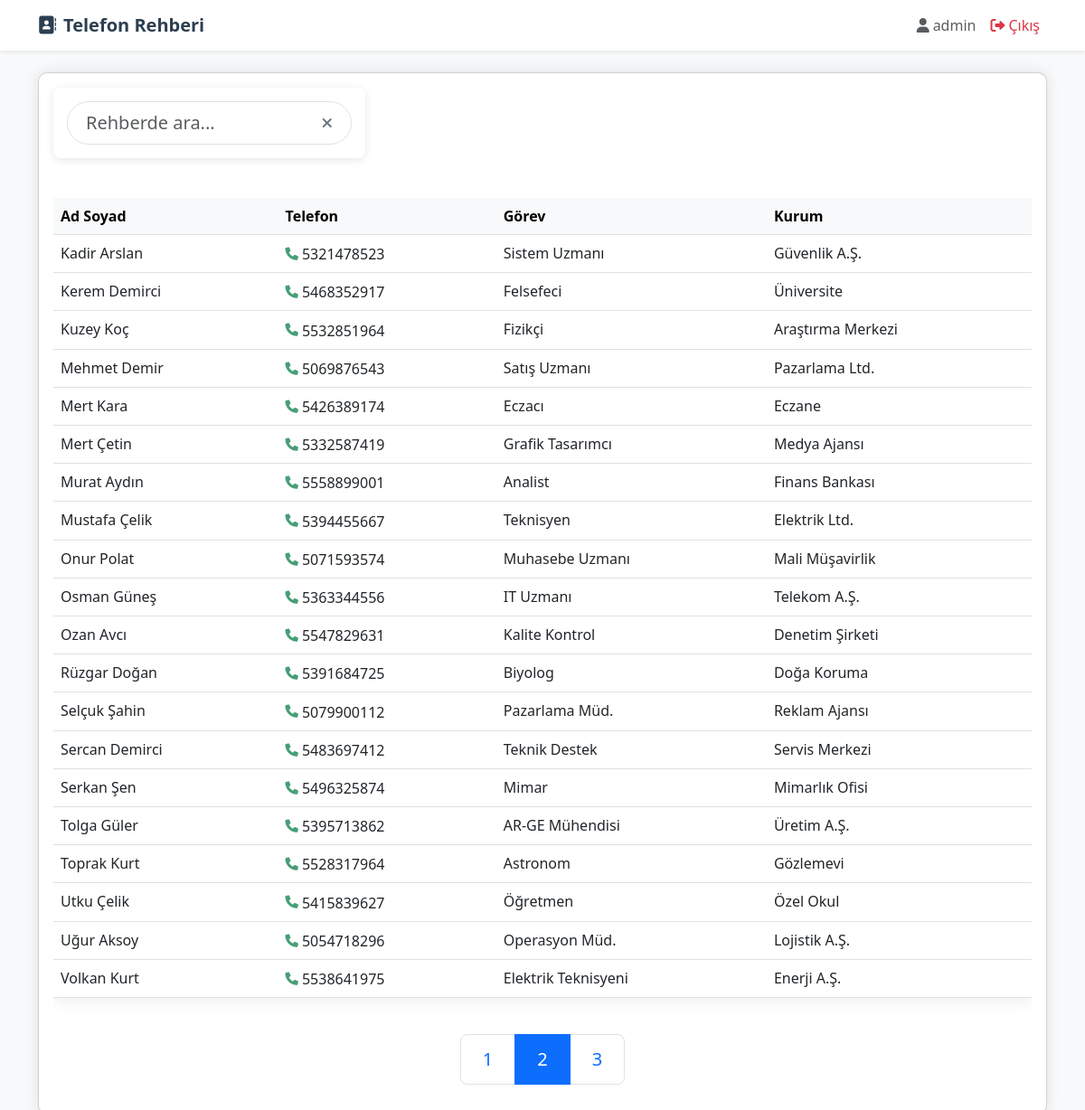
/contacts?tab=2 (signed in), run on the app's committed database.
### app.py (models this page shows, shortened)
class User(UserMixin, db.Model):
    id = db.Column(db.Integer, primary_key=True)
    username = db.Column(db.String(80), unique=True, nullable=False)
    password_hash = db.Column(db.String(120), nullable=False)
    role = db.Column(db.String(20), nullable=False)

class Contact(db.Model):
    id = db.Column(db.Integer, primary_key=True)
    ad_soyad = db.Column(db.String(100), nullable=False)
    telefon = db.Column(db.String(10), nullable=False)
    gorev = db.Column(db.String(100))
    kurum = db.Column(db.String(100))
    created_at = db.Column(db.DateTime, default=datetime.utcnow)

### app.py (the view)
@app.route('/contacts')
@login_required
def contacts():
    total_contacts = Contact.query.count()
    num_tabs = (total_contacts + 19) // 20  # Round up division
    current_tab = request.args.get('tab', 1, type=int)
    current_tab = max(1, min(current_tab, num_tabs)) if num_tabs > 0 else 1
    offset = (current_tab - 1) * 20
    contacts = Contact.query.order_by(Contact.ad_soyad).offset(offset).limit(20).all()
    return render_template('contacts.html',
                         contacts=contacts,
                         current_tab=current_tab,
                         num_tabs=num_tabs)

### app.py (called while the page is built)
@login_manager.user_loader
def load_user(user_id):
    return User.query.get(int(user_id))

### templates/contacts.html (shortened to what this page needs)
{% extends "base.html" %}
{% block content %}
<div class="row mb-4">
    <div class="col-md-12">
        <div class="card">
            <div class="card-body">
                <div class="row mb-4">
                    <div class="col-md-4">
                        <div class="search-form">
                            <div class="input-group">
                                <input type="text" id="searchInput" class="form-control form-control-lg shadow-none"
                                       placeholder="Rehberde ara..." style="border-radius: 25px; padding-left: 20px;">
                                <button id="clearSearch" class="btn btn-link text-secondary" style="position: absolute; right: 10px; top: 50%; transform: translateY(-50%); z-index: 4; border: none;">
                                    <i class="fas fa-times"></i>
                                </button>
                            </div>
                        </div>
                    </div>
                    <div class="col-md-8 text-end">
                    </div>
                </div>
                <form id="deleteForm" action="{{ url_for('delete_selected') }}" method="POST">
                    <div class="table-responsive">
                        <table class="table table-hover">
                            <thead class="table-light">
                                <tr>
                                    <th>Ad Soyad</th>
                                    <th>Telefon</th>
                                    <th>Görev</th>
                                    <th>Kurum</th>
                                </tr>
                            </thead>
                            <tbody>
                                {% for contact in contacts %}
                                <tr>
                                    <td>{{ contact.ad_soyad }}</td>
                                    <td>
                                        <a href="tel:+90{{ contact.telefon }}" class="text-decoration-none phone-link">
                                            <i class="fas fa-phone me-1 text-success"></i>{{ contact.telefon }}
                                        </a>
                                    </td>
                                    <td>{{ contact.gorev }}</td>
                                    <td>{{ contact.kurum }}</td>
                                </tr>
                                {% endfor %}
                            </tbody>
                        </table>
                    </div>
                </form>
                {% if num_tabs > 1 %}
                <div class="mt-4 d-flex justify-content-center">
                    <nav>
                        <ul class="pagination pagination-lg">
                            {% for tab in range(1, num_tabs + 1) %}
                            <li class="page-item {% if tab == current_tab %}active{% endif %}">
                                <a class="page-link" href="{{ url_for('contacts', tab=tab) }}">{{ tab }}</a>
                            </li>
                            {% endfor %}
                        </ul>
                    </nav>
                </div>
                {% endif %}
            </div>
        </div>
    </div>
</div>
{% endblock %}

### templates/base.html (shortened to what this page needs)
<!DOCTYPE html>
<html lang="tr">
<head>
    <link href="https://cdn.jsdelivr.net/npm/bootstrap@5.3.0/dist/css/bootstrap.min.css" rel="stylesheet">
    <link href="https://cdnjs.cloudflare.com/ajax/libs/font-awesome/6.0.0/css/all.min.css" rel="stylesheet">
</head>
<body class="bg-light">
    <nav class="navbar navbar-expand-lg navbar-light bg-white shadow-sm">
        <div class="container">
            <a class="navbar-brand" href="{{ url_for('contacts') }}">
                <i class="fas fa-address-book me-2"></i>Telefon Rehberi
            </a>
            {% if current_user.is_authenticated %}
            <div class="navbar-nav ms-auto">
                <span class="nav-item nav-link text-muted">
                    <i class="fas fa-user me-1"></i>{{ current_user.username }}
                </span>
                <a class="nav-item nav-link text-danger" href="{{ url_for('logout') }}">
                    <i class="fas fa-sign-out-alt me-1"></i>Çıkış
                </a>
            </div>
            {% endif %}
        </div>
    </nav>
    <div class="container mt-4">
        {% block content %}{% endblock %}
    </div>
</body>
</html>

### templates/base.html (style rules this page uses)
.navbar-brand { font-weight: bold; color: #2c3e50 !important; }
.table { box-shadow: 0 0 20px rgba(0,0,0,0.1); }
.card { box-shadow: 0 0 15px rgba(0,0,0,0.1); border-radius: 10px; }
.search-form { background: #fff; padding: 15px; border-radius: 8px; box-shadow: 0 2px 10px rgba(0,0,0,0.1); margin-bottom: 20px; }
.search-form .input-group { position: relative; }
.phone-link { color: inherit; transition: all 0.3s ease; display: inline-flex; align-items: center; }
.phone-link i { font-size: 0.9em; opacity: 0.8; }

### data on the page
User: username "admin"
Contact: ad_soyad "Kadir Arslan", telefon "5321478523", gorev "Sistem Uzmanı", kurum "Güvenlik A.Ş."
Contact: ad_soyad "Kerem Demirci", telefon "5468352917", gorev "Felsefeci", kurum "Üniversite"
Contact: ad_soyad "Kuzey Koç", telefon "5532851964", gorev "Fizikçi", kurum "Araştırma Merkezi"
Contact: ad_soyad "Mehmet Demir", telefon "5069876543", gorev "Satış Uzmanı", kurum "Pazarlama Ltd."
Contact: ad_soyad "Mert Kara", telefon "5426389174", gorev "Eczacı", kurum "Eczane"
Contact: ad_soyad "Mert Çetin", telefon "5332587419", gorev "Grafik Tasarımcı", kurum "Medya Ajansı"
Contact: ad_soyad "Murat Aydın", telefon "5558899001", gorev "Analist", kurum "Finans Bankası"
Contact: ad_soyad "Mustafa Çelik", telefon "5394455667", gorev "Teknisyen", kurum "Elektrik Ltd."
Contact: ad_soyad "Onur Polat", telefon "5071593574", gorev "Muhasebe Uzmanı", kurum "Mali Müşavirlik"
Contact: ad_soyad "Osman Güneş", telefon "5363344556", gorev "IT Uzmanı", kurum "Telekom A.Ş."
Contact: ad_soyad "Ozan Avcı", telefon "5547829631", gorev "Kalite Kontrol", kurum "Denetim Şirketi"
Contact: ad_soyad "Rüzgar Doğan", telefon "5391684725", gorev "Biyolog", kurum "Doğa Koruma"
Contact: ad_soyad "Selçuk Şahin", telefon "5079900112", gorev "Pazarlama Müd.", kurum "Reklam Ajansı"
Contact: ad_soyad "Sercan Demirci", telefon "5483697412", gorev "Teknik Destek", kurum "Servis Merkezi"
Contact: ad_soyad "Serkan Şen", telefon "5496325874", gorev "Mimar", kurum "Mimarlık Ofisi"
Contact: ad_soyad "Tolga Güler", telefon "5395713862", gorev "AR-GE Mühendisi", kurum "Üretim A.Ş."
Contact: ad_soyad "Toprak Kurt", telefon "5528317964", gorev "Astronom", kurum "Gözlemevi"
Contact: ad_soyad "Utku Çelik", telefon "5415839627", gorev "Öğretmen", kurum "Özel Okul"
Contact: ad_soyad "Uğur Aksoy", telefon "5054718296", gorev "Operasyon Müd.", kurum "Lojistik A.Ş."
Contact: ad_soyad "Volkan Kurt", telefon "5538641975", gorev "Elektrik Teknisyeni", kurum "Enerji A.Ş."

### other printed values
{{ tab }} "1" "2" "3"
